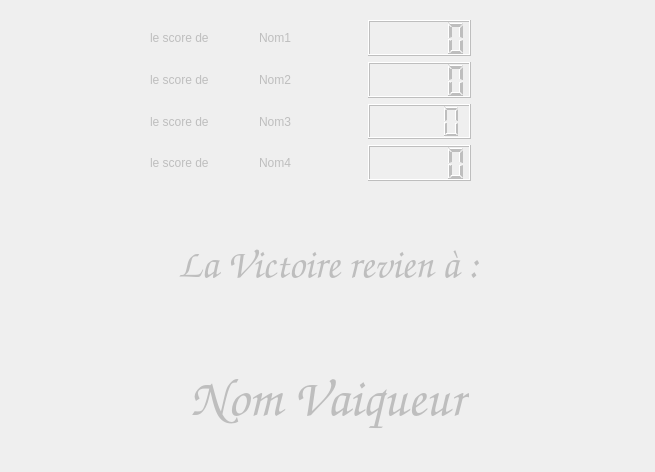
<?xml version="1.0" encoding="UTF-8"?>
<ui version="4.0">
 <class>score</class>
 <widget class="QWidget" name="score">
  <property name="enabled">
   <bool>false</bool>
  </property>
  <property name="geometry">
   <rect>
    <x>0</x>
    <y>0</y>
    <width>655</width>
    <height>472</height>
   </rect>
  </property>
  <property name="windowTitle">
   <string>Form</string>
  </property>
  <widget class="QWidget" name="layoutWidget">
   <property name="geometry">
    <rect>
     <x>150</x>
     <y>20</y>
     <width>321</width>
     <height>161</height>
    </rect>
   </property>
   <layout class="QVBoxLayout" name="verticalLayout">
    <item>
     <layout class="QHBoxLayout" name="horizontalLayout">
      <item>
       <widget class="QLabel" name="labelScoreJ1">
        <property name="text">
         <string>le score de</string>
        </property>
       </widget>
      </item>
      <item>
       <widget class="QLabel" name="labelNom1">
        <property name="text">
         <string>Nom1</string>
        </property>
       </widget>
      </item>
      <item>
       <widget class="QLCDNumber" name="lcdNumberScoreJ1"/>
      </item>
     </layout>
    </item>
    <item>
     <layout class="QHBoxLayout" name="horizontalLayout_2">
      <item>
       <widget class="QLabel" name="labelScoreJ2">
        <property name="text">
         <string>le score de </string>
        </property>
       </widget>
      </item>
      <item>
       <widget class="QLabel" name="labelNom2">
        <property name="text">
         <string>Nom2</string>
        </property>
       </widget>
      </item>
      <item>
       <widget class="QLCDNumber" name="lcdNumberScoreJ2"/>
      </item>
     </layout>
    </item>
    <item>
     <layout class="QHBoxLayout" name="horizontalLayout_3">
      <item>
       <widget class="QLabel" name="labelScoreJ3">
        <property name="text">
         <string>le score de</string>
        </property>
       </widget>
      </item>
      <item>
       <widget class="QLabel" name="labelNom3">
        <property name="text">
         <string>Nom3</string>
        </property>
       </widget>
      </item>
      <item>
       <widget class="QLCDNumber" name="lcdNumberScoreJ3"/>
      </item>
     </layout>
    </item>
    <item>
     <layout class="QHBoxLayout" name="horizontalLayout_4">
      <item>
       <widget class="QLabel" name="labelScoreJ4">
        <property name="text">
         <string>le score de</string>
        </property>
       </widget>
      </item>
      <item>
       <widget class="QLabel" name="labelNom4">
        <property name="text">
         <string>Nom4</string>
        </property>
       </widget>
      </item>
      <item>
       <widget class="QLCDNumber" name="lcdNumberScoreJ4"/>
      </item>
     </layout>
    </item>
   </layout>
  </widget>
  <widget class="QWidget" name="">
   <property name="geometry">
    <rect>
     <x>7</x>
     <y>200</y>
     <width>641</width>
     <height>261</height>
    </rect>
   </property>
   <layout class="QVBoxLayout" name="verticalLayout_2">
    <item>
     <layout class="QHBoxLayout" name="horizontalLayout_5">
      <item>
       <spacer name="horizontalSpacer">
        <property name="orientation">
         <enum>Qt::Horizontal</enum>
        </property>
        <property name="sizeHint" stdset="0">
         <size>
          <width>40</width>
          <height>20</height>
         </size>
        </property>
       </spacer>
      </item>
      <item>
       <widget class="QLabel" name="labelTexteVainqueur">
        <property name="font">
         <font>
          <family>Z003</family>
          <pointsize>30</pointsize>
          <italic>true</italic>
         </font>
        </property>
        <property name="text">
         <string>La Victoire revien à :</string>
        </property>
        <property name="alignment">
         <set>Qt::AlignCenter</set>
        </property>
       </widget>
      </item>
      <item>
       <spacer name="horizontalSpacer_2">
        <property name="orientation">
         <enum>Qt::Horizontal</enum>
        </property>
        <property name="sizeHint" stdset="0">
         <size>
          <width>40</width>
          <height>20</height>
         </size>
        </property>
       </spacer>
      </item>
     </layout>
    </item>
    <item>
     <layout class="QHBoxLayout" name="horizontalLayout_6">
      <item>
       <spacer name="horizontalSpacer_4">
        <property name="orientation">
         <enum>Qt::Horizontal</enum>
        </property>
        <property name="sizeHint" stdset="0">
         <size>
          <width>40</width>
          <height>20</height>
         </size>
        </property>
       </spacer>
      </item>
      <item>
       <widget class="QLabel" name="labelNomVainqueur">
        <property name="font">
         <font>
          <family>Z003</family>
          <pointsize>40</pointsize>
          <italic>true</italic>
         </font>
        </property>
        <property name="text">
         <string>Nom Vaiqueur</string>
        </property>
        <property name="alignment">
         <set>Qt::AlignCenter</set>
        </property>
       </widget>
      </item>
      <item>
       <spacer name="horizontalSpacer_3">
        <property name="orientation">
         <enum>Qt::Horizontal</enum>
        </property>
        <property name="sizeHint" stdset="0">
         <size>
          <width>40</width>
          <height>20</height>
         </size>
        </property>
       </spacer>
      </item>
     </layout>
    </item>
   </layout>
  </widget>
 </widget>
 <resources/>
 <connections/>
</ui>
